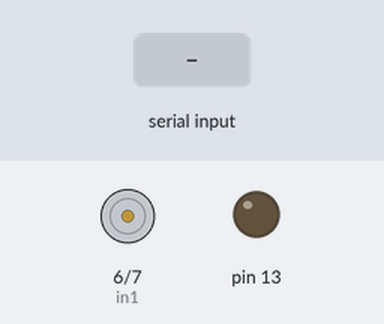
Simulated run of this sketch. Board: Arduino Uno, built with avr-gcc and run on an emulated ATmega328P. Parts: motor-driver pin pairs drawn as motors (green arrow = first pin HIGH = forward, orange = second pin HIGH = backward, longer = more drive, scaled by the enable pin), output pins drawn as LEDs (lit = HIGH). The test bench sets the inputs (shaded band).

Above: at 1.2 s.
1.3 s: "1" received over Serial
At 2.3 s:
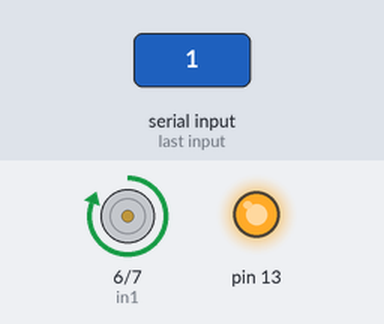
2.8 s: "0" received over Serial
At 3.4 s:
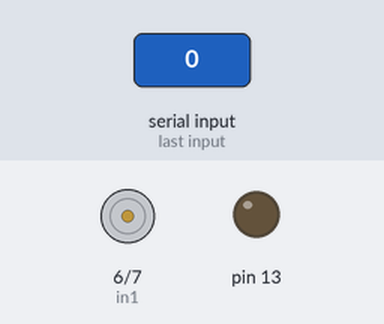
Timing chart, 0 to 5.8 s (numbered marks = the images above; inputs shaded):
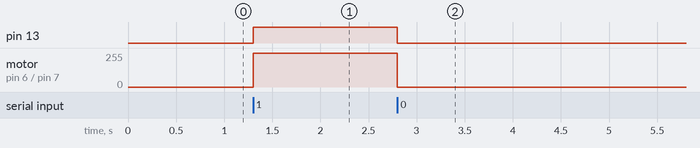

Measured:
- after the input at 1.3 s, pin 13: LOW → HIGH at once; motor on pin 6 (in1) / pin 7 (in2): stopped → forward 255/255 at once
- after the input at 2.8 s, pin 13: HIGH → LOW at once; motor on pin 6 (in1) / pin 7 (in2): forward 255/255 → stopped at once

The sketch:

yolov_arduino.ino
```cpp
int in1 = 6;  //in1 7번 포트로 제어 (OUT1)
int in2 = 7;  //in2 5번 포트로 제어 (OUT2)
int EnPin=5;
int input_data;

void setup() {
  pinMode(in1, OUTPUT);
  pinMode(in2, OUTPUT); //각 포트 출력으로 사용
  pinMode(13,OUTPUT);
  Serial.begin(9600);
  analogWrite(EnPin,255);
}

void loop() {
 while(Serial.available()){
    input_data=Serial.read();
    }
     if(input_data=='1'){
      digitalWrite(in1,HIGH);
      digitalWrite(in2,LOW);
      digitalWrite(13, HIGH);
      }
    else if(input_data=='0'){
      digitalWrite(in1,LOW);
      digitalWrite(in2,LOW);
      digitalWrite(13, LOW);
      }
    else{
      digitalWrite(in1,LOW);
      digitalWrite(in2,LOW);
      digitalWrite(13, LOW);
      }
}
```
